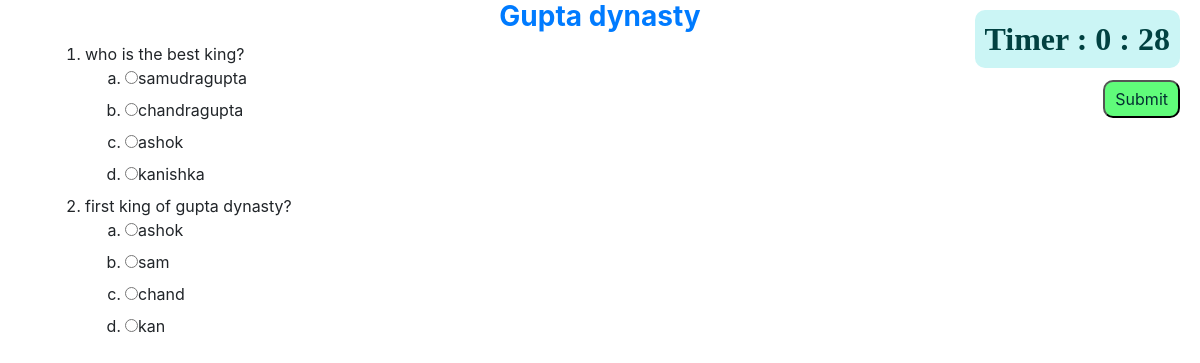
The page /paper/1/ (signed in) on the database its author committed.
### home/models.py (models this page shows, shortened)
class Topic(models.Model):
    topic_name = models.CharField(max_length=30)
    dateOfUpload = models.DateTimeField(default=timezone.now)
    tTime = models.IntegerField(default=0)
    published = models.BooleanField(default=False)

class Questions(models.Model):
    topic = models.ForeignKey(Topic, on_delete=models.CASCADE)
    question = models.TextField()
    option1 = models.CharField(max_length=30)
    option2 = models.CharField(max_length=30)
    option3 = models.CharField(max_length=30)
    option4 = models.CharField(max_length=30)
    answer = models.CharField(max_length=30)

### paper/views.py (the view)
# urls.py: path('<int:topic_id>/', views.qPaper, name='paper'),
def qPaper(request, topic_id):
    if not request.user.is_authenticated:
        return redirect("%s?next=%s" % (settings.LOGIN_URL, request.path))
    elif len(Marksheet.objects.filter(user=request.user, topic_id=topic_id)) != 0:
        return redirect("%s/timeline" % (settings.MAIN_URL))
    else:
        t = Topic.objects.get(id=topic_id)
        que = Questions.objects.filter(topic__id=topic_id)
        if t.tTime == 0:
            t.tTime = len(que)*15
            t.save()
        return render(request, 'paper/paper.html', {'que': que, 'topic_id': topic_id, 't': t})

### paper/templates/paper/paper.html (shortened to what this page needs)
{% load static %}
<!doctype html>
<html lang="en">
<head>
    <link rel="stylesheet" href="https://stackpath.bootstrapcdn.com/bootstrap/4.4.1/css/bootstrap.min.css"
>
</head>
<body>
    <div class="text-center">
        <h3 class="font-weight-bold text-primary">
            {{t.topic_name|capfirst}}
        </h3>
    </div>
    <div class="container">
        <form id="myForm" action="../paper_submit/{{topic_id}}/" method="post">
            <ol>
                {% for q in que %}
                <div>
                    <div>
                        <li>
                            {{q.question}}
                        </li>
                        <ol type="a">
                            <li>
                                <input type="radio" name="{{q.id}}" value="{{q.option1}}"><label
                                    for="{{q.option1}}">{{q.option1}}</label>
                            </li>
                            <li>
                                <input type="radio" name="{{q.id}}" value="{{q.option2}}"><label
                                    for="{{q.option2}}">{{q.option2}}</label>
                            </li>
                            <li>
                                <input type="radio" name="{{q.id}}" value="{{q.option3}}"><label
                                    for="{{q.option3}}">{{q.option3}}</label>
                            </li>
                            <li>
                                <input type="radio" name="{{q.id}}" value="{{q.option4}}"><label
                                    for="{{q.option4}}">{{q.option4}}</label>
                            </li>
                        </ol>
                    </div>
                </div>
                {% endfor %}
            </ol>
            <input class="submit_but" type="submit" value="Submit">
        </form>
    </div>
    <div class="timer">
        <span>Timer : <span id="min">0m</span> : <span id="sec">0s</span></span>
    </div>
</body>
</html>

### paper/templates/paper/paper.html (style rules this page uses)
.timer { background: rgb(203, 245, 245); position: absolute; top: 10px; right: 20px; padding: 5px 10px; border-radius: 10px; }
.timer span { font-family: 'Nova Square', cursive; font-size: 2rem; font-weight: bold; color: #014141; }
.submit_but { position: absolute; top: 80px; right: 20px; padding: 5px 10px; border-radius: 10px; background-color: rgb(96, 252, 122); color: rgb(3, 48, 49); }

### rows shown on the page
Topic: topic_name "Gupta dynasty"
Questions: question "who is the best king?", option1 "samudragupta", option2 "chandragupta", option3 "ashok", option4 "kanishka"
Questions: question "first king of gupta dynasty?", option1 "ashok", option2 "sam", option3 "chand", option4 "kan"
